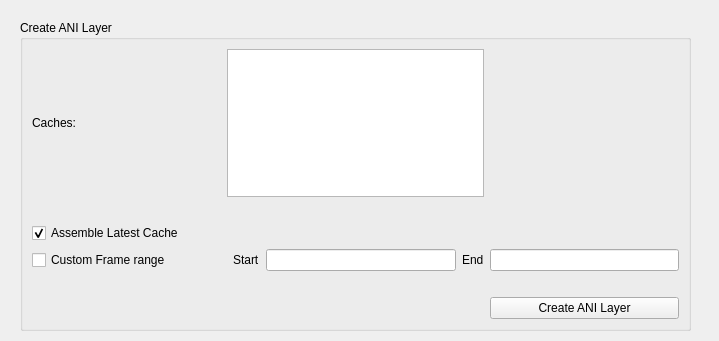
<?xml version="1.0" encoding="UTF-8"?>
<ui version="4.0">
 <class>CreateANILayer</class>
 <widget class="QWidget" name="CreateANILayer">
  <property name="geometry">
   <rect>
    <x>0</x>
    <y>0</y>
    <width>719</width>
    <height>341</height>
   </rect>
  </property>
  <property name="windowTitle">
   <string>Create Anim Layer</string>
  </property>
  <widget class="QGroupBox" name="create_gbox">
   <property name="geometry">
    <rect>
     <x>20</x>
     <y>20</y>
     <width>671</width>
     <height>311</height>
    </rect>
   </property>
   <property name="title">
    <string>Create ANI Layer</string>
   </property>
   <layout class="QGridLayout" name="gridLayout">
    <item row="0" column="0">
     <widget class="QLabel" name="cache_label">
      <property name="text">
       <string>Caches:</string>
      </property>
     </widget>
    </item>
    <item row="0" column="1" colspan="4">
     <widget class="QTreeWidget" name="rigs_caches_tree">
      <property name="lineWidth">
       <number>1</number>
      </property>
      <attribute name="headerVisible">
       <bool>false</bool>
      </attribute>
      <column>
       <property name="text">
        <string notr="true">1</string>
       </property>
      </column>
     </widget>
    </item>
    <item row="1" column="0">
     <spacer name="horizontalSpacer_3">
      <property name="orientation">
       <enum>Qt::Horizontal</enum>
      </property>
      <property name="sizeHint" stdset="0">
       <size>
        <width>40</width>
        <height>20</height>
       </size>
      </property>
     </spacer>
    </item>
    <item row="2" column="0" colspan="2">
     <widget class="QCheckBox" name="checkBox">
      <property name="text">
       <string>Assemble Latest Cache</string>
      </property>
      <property name="checked">
       <bool>true</bool>
      </property>
     </widget>
    </item>
    <item row="3" column="0" colspan="2">
     <widget class="QCheckBox" name="framerange_chbox">
      <property name="text">
       <string>Custom Frame range</string>
      </property>
     </widget>
    </item>
    <item row="3" column="2">
     <widget class="QLabel" name="start_label">
      <property name="text">
       <string>Start</string>
      </property>
     </widget>
    </item>
    <item row="3" column="3">
     <widget class="QLineEdit" name="start">
      <property name="readOnly">
       <bool>false</bool>
      </property>
     </widget>
    </item>
    <item row="3" column="4">
     <widget class="QLabel" name="end_label">
      <property name="text">
       <string>End</string>
      </property>
     </widget>
    </item>
    <item row="3" column="5">
     <widget class="QLineEdit" name="end"/>
    </item>
    <item row="4" column="3">
     <spacer name="horizontalSpacer">
      <property name="orientation">
       <enum>Qt::Horizontal</enum>
      </property>
      <property name="sizeHint" stdset="0">
       <size>
        <width>40</width>
        <height>20</height>
       </size>
      </property>
     </spacer>
    </item>
    <item row="5" column="5">
     <widget class="QPushButton" name="create_button">
      <property name="text">
       <string>Create ANI Layer</string>
      </property>
     </widget>
    </item>
   </layout>
  </widget>
 </widget>
 <resources/>
 <connections/>
</ui>
